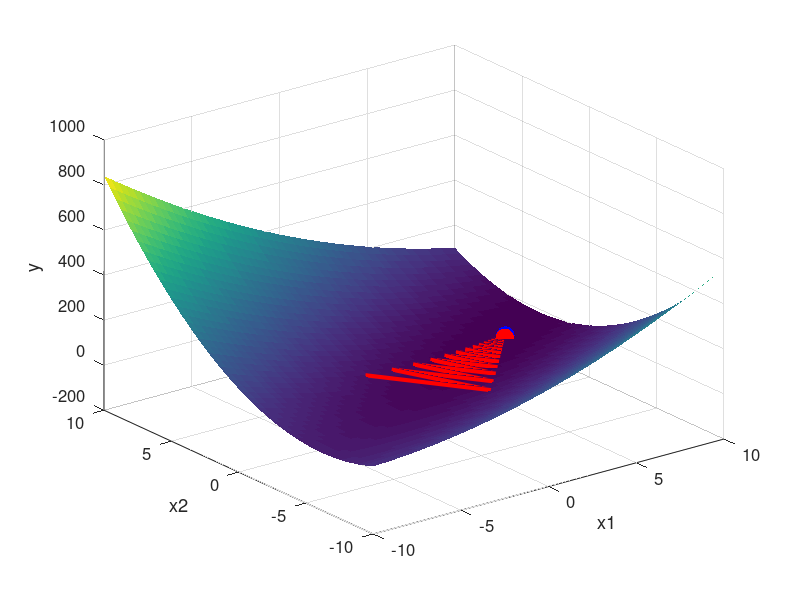
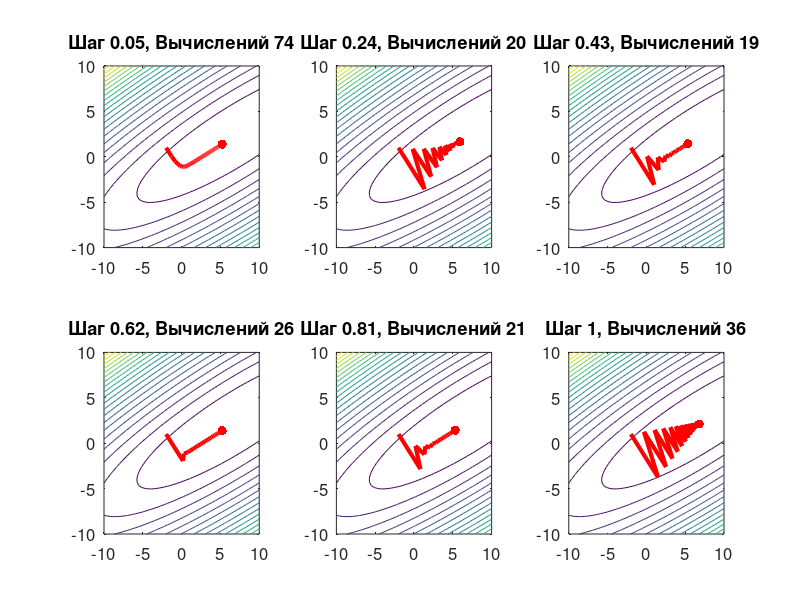

MATLAB code for these plots, in order:
set(0, 'defaultaxesfontsize', 12) 
set(0, 'defaulttextfontsize', 12)


function [GX0, n] = grad(f, X0, y0, n)
    h = 0.0001;
    GX0 = [(f([X0(1) + h, X0(2)]) - y0) / h];
    GX0 = [GX0, (f([X0(1), X0(2) + h]) - y0) / h];
    n += 2;
end

function [Xm, ym, n, Approx] = graddesc(f, X0, h, e)
    n = 0;
    y0 = f(X0);
    Approx = [];
    [Xm, ym, n, Approx] = graddesc_step(f, X0, y0, h, e, n, Approx);
end

function [Xm, ym, n, Approx] = graddesc_step(f, X0, y0, h, e, n, Approx)
    Approx = [Approx; [X0, y0]];

    GX0 = grad(f, X0, y0, n);

    % проверяем критерий останова
    if sqrt(GX0(1)^2 + GX0(2)^2) <= e
        Xm = X0;
        ym = f(Xm); ++n;
        return
    end

    while true
        % перемещение точки вдоль антиградиента
        X1 = X0 - GX0*h;

        y1 = f(X1); ++n;
        if (y1 < y0)
            X0 = X1;
            y0 = y1;
            break;
        end
        
        h = h/2;
    end

    [Xm, ym, n, Approx] = graddesc_step(f, X0, y0, h, e, n, Approx);
end


% исходные данные
f = @(X) 3*X(1)^2 - 3*X(1)*X(2) + X(2)^2 + 7*X(1) - 7*X(2);
X1 = X2 = linspace(-10, 10, 50)';
[XX1, XX2] = meshgrid(X1, X2);

YY = []; 
for i = 1:length(X1)
    Y = []; 
    for j = 1:length(X2)
        Y = [Y, f([X1(i) X2(j)])];
    end 
    YY = [YY; Y]; 
end

% вывод графика
surf(XX1, XX2, YY, 'edgecolor', 'none');
hold on
xlabel("x1");
ylabel("x2");
zlabel("y");

% поиск минимума 
X0 = [1 -2];
[Xm ym] = fminunc(f, X0)
plot3(Xm(2), Xm(1), ym, 'b.', 'MarkerSize', 40);

[Xm, ym, n, Approx] = graddesc(f, X0, 1, 0.8); n
plot3(Xm(2), Xm(1), ym, 'r.', 'MarkerSize', 40);
plot3(Approx(:, 2), Approx(:, 1), Approx(:, 3), 'r', 'LineWidth', 3);

% количество вычислений в зависимости от масштаба (шага)
figure;
H = linspace(0.05, 1, 6);
for i = 1:length(H)
    subplot(2, 3, i);
    contour(XX1, XX2, YY, 20);
    hold on;

    [Xm, ym, n, Approx] = graddesc(f, X0, H(i), 0.8);
    plot(Xm(2), Xm(1), 'r.', 'MarkerSize', 20);
    plot(Approx(:, 2), Approx(:, 1), 'r', 'LineWidth', 3);
    title(['Шаг ', num2str(H(i)), ', Вычислений ', num2str(n)]);
end


pause
